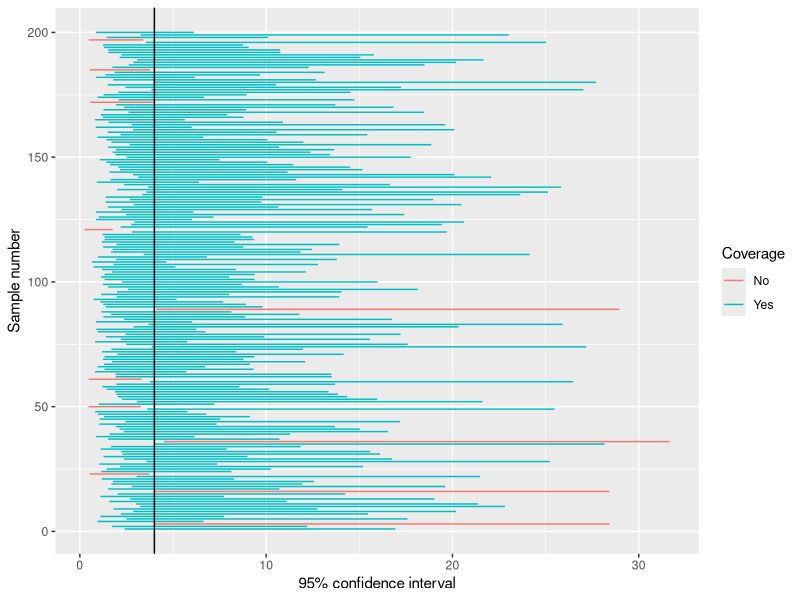
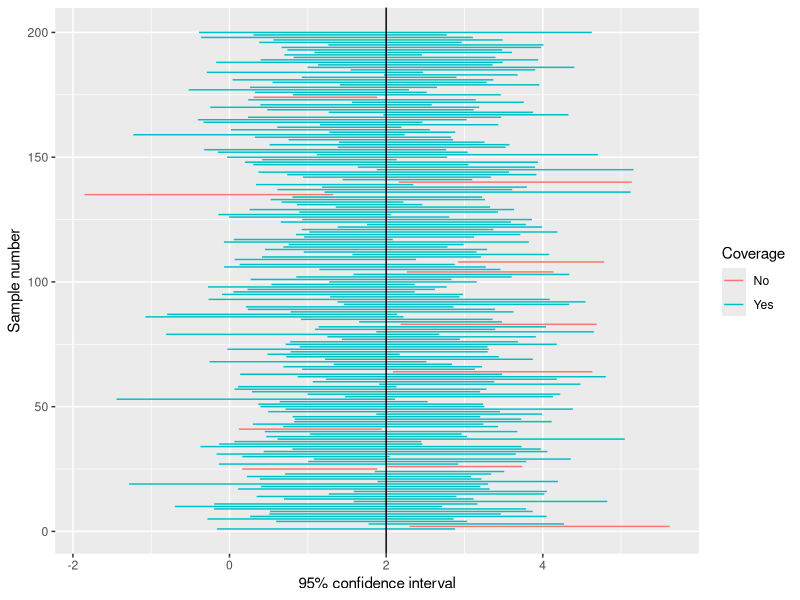
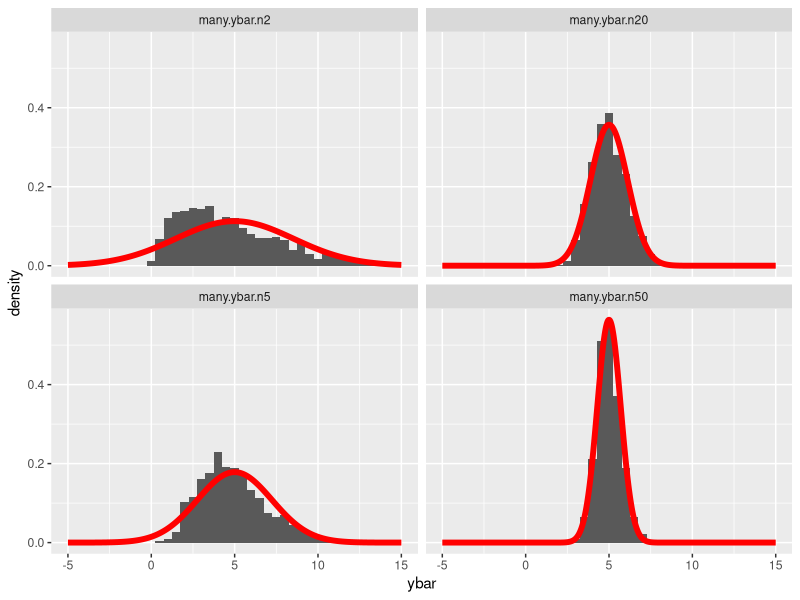

Generate these figures, in order, with R:
## ---- chunk 1
#Write code to get sample, calculate 95% confidence interval
get.one.ci <- function(n){
  one.sample <- rnorm(n, mean = 0, sd = sqrt(4))
  s2 <- var(one.sample)
  lower <-   (n-1)*s2/qchisq(0.975,n-1)
  upper <-   (n-1)*s2/qchisq(0.025,n-1)
  ci <- c(lower,upper)
  return(ci)
}

#Given a 95% confidence interval, and a value of the true sigma^2, does the interval cover sigma^2?
covers.sigma2 <- function(ci,sigma2) {
  cover <- ifelse(ci[1] < sigma2 & sigma2 < ci[2],'Yes','No')
  return(cover)
}

#Gather 200 samples and corresponding confidence intervals, and calculate coverage:
set.seed(24211)
many.ci <-replicate(200,get.one.ci(n=10),simplify='matrix')
df <- data.frame(t(many.ci))
df$Coverage <- apply(df,1,covers.sigma2,sigma2=4)
df$Sample <- 1:nrow(df)
table(df$Coverage)/200
## ---- chunk 2
##Plot the results
library(ggplot2)
ggplot(data = df) + 
    geom_segment(aes(x = X1, xend = X2, y = Sample, yend = Sample,color=Coverage)) + 
  geom_vline(xintercept=4) + xlab('95% confidence interval') + ylab('Sample number')

## ---- chunk 3
#Write code to get sample, calculate 95% confidence interval
get.one.ci <- function(n){
  one.sample <- rnorm(n, mean = 2, sd = sqrt(4))
  ybar <- mean(one.sample)
  s <- sd(one.sample)
  lower <-   ybar - qt(0.975,n-1)*s/sqrt(n)
  upper <-   ybar + qt(0.975,n-1)*s/sqrt(n)
  ci <- c(lower,upper)
  return(ci)
}

#Given a 95% confidence interval, and a value of the true mu, does the interval cover mu?
covers.mu <- function(ci,mu) {
  cover <- ifelse(ci[1] < mu & mu < ci[2],'Yes','No')
  return(cover)
}

#Gather 200 samples and corresponding confidence intervals, and calculate coverage:
set.seed(24111)
many.ci <-replicate(200,get.one.ci(n=10),simplify='matrix')
df <- data.frame(t(many.ci))
df$Coverage <- apply(df,1,covers.mu,mu=2)
df$Sample <- 1:nrow(df)
table(df$Coverage)/200
## ---- chunk 4
##Plot the results
library(ggplot2)
ggplot(data = df) + 
    geom_segment(aes(x = X1, xend = X2, y = Sample, yend = Sample,color=Coverage)) + 
  geom_vline(xintercept=2) + xlab('95% confidence interval') + ylab('Sample number')

## ---- chunk 5
get.one.ybar <- function(n){
  one.sample <- rexp(n, rate = 1/5)
  ybar <- mean(one.sample)
  return(ybar)
}
set.seed(12345)
many.ybar.n2 <- replicate(1000,get.one.ybar(n=2))
many.ybar.n5 <- replicate(1000,get.one.ybar(n=5))
many.ybar.n20 <- replicate(1000,get.one.ybar(n=20))
many.ybar.n50 <- replicate(1000,get.one.ybar(n=50))
df <- data.frame(many.ybar.n2,many.ybar.n5,many.ybar.n20,many.ybar.n50)
apply(df,2,mean)  #Should all be ~5:
apply(df,2,var) #Should be decreasing:
## ---- chunk 6
library(tidyr)
df2 <- gather(df, key = 'SampleSize',value = 'ybar')
xseq <- seq(-5,15,l=1000)
df2$xseq <- rep(xseq,4)
df2$yseq <- c(dnorm(xseq, mean = 5, sd = sqrt(25/2)),
              dnorm(xseq, mean = 5, sd = sqrt(25/5)),
              dnorm(xseq, mean = 5, sd = sqrt(25/20)),
              dnorm(xseq, mean = 5, sd = sqrt(25/50)))
ggplot(data = df2) + 
  geom_histogram(aes(x = ybar, y = ..density..),binwidth =.5) + 
  geom_line(aes(x = xseq, y = yseq),color='red',size=2) + 
  facet_wrap(~SampleSize) + xlim(c(-5,15))
